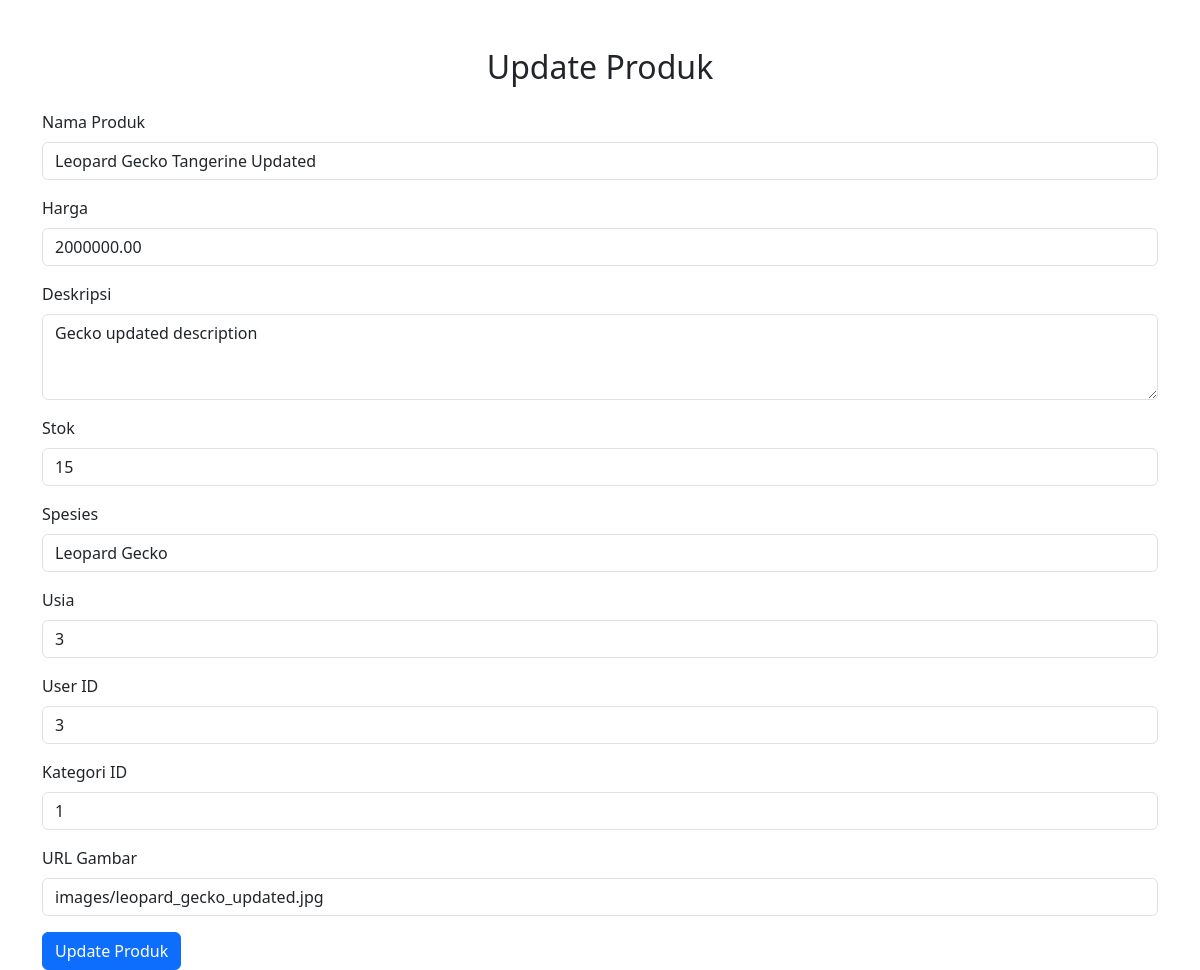
Page /update_product.php?id=7 on the committed database.
### tables this page shows
CREATE TABLE `products` (
  `product_id` int(11) NOT NULL,
  `user_id` int(11) DEFAULT NULL,
  `category_id` int(11) DEFAULT NULL,
  `product_name` varchar(100) NOT NULL,
  `price` decimal(10,2) NOT NULL,
  `description` text DEFAULT NULL,
  `stock` int(11) DEFAULT 0,
  `species` varchar(50) DEFAULT NULL,
  `age` int(11) DEFAULT NULL,
  `image_url` varchar(255) DEFAULT NULL,
  `created_at` timestamp NOT NULL DEFAULT current_timestamp()
);

### update_product.php (the view, shortened to what this page needs)
<?php
include 'database.php';
if ($_SERVER['REQUEST_METHOD'] === 'POST') {
    $product_id = intval($_POST['product_id']);
    $product_name = $_POST['product_name'];
    $price = floatval($_POST['price']);
    $description = $_POST['description'];
    $stock = intval($_POST['stock']);
    $species = $_POST['species'];
    $age = intval($_POST['age']);
    $user_id = intval($_POST['user_id']);
    $category_id = intval($_POST['category_id']);
    $image_url = $_POST['image_url'];
    $query = "UPDATE products SET product_name = ?, price = ?, description = ?, stock = ?, species = ?, age = ?, user_id = ?, category_id = ?, image_url = ? WHERE product_id = ?";
    $stmt = $conn->prepare($query);
    $stmt->bind_param("sdsiisiiii", $product_name, $price, $description, $stock, $species, $age, $user_id, $category_id, $image_url, $product_id);
    if ($stmt->execute()) {
        header("Location: index.php?message=Product updated successfully");
        exit;
    } else {
        echo "Error: " . $conn->error;
    }
} else if (isset($_GET['id'])) {
    $product_id = intval($_GET['id']);
    $query = "SELECT * FROM products WHERE product_id = ?";
    $stmt = $conn->prepare($query);
    $stmt->bind_param("i", $product_id);
    $stmt->execute();
    $result = $stmt->get_result();
    $product = $result->fetch_assoc();
} else {
    echo "Invalid request";
    exit;
}
?>
<!DOCTYPE html>
<html lang="id">
<head>
    <link href="https://cdn.jsdelivr.net/npm/bootstrap@5.3.0/dist/css/bootstrap.min.css" rel="stylesheet">
</head>
<body>
    <div class="container mt-5">
        <h2 class="text-center mb-4">Update Produk</h2>
        <form action="update_product.php" method="post">
            <div class="mb-3">
                <label for="product_name" class="form-label">Nama Produk</label>
                <input type="text" name="product_name" class="form-control" value="<?= $product['product_name'] ?>" required>
            </div>
            <div class="mb-3">
                <label for="price" class="form-label">Harga</label>
                <input type="number" name="price" class="form-control" step="0.01" value="<?= $product['price'] ?>" required>
            </div>
            <div class="mb-3">
                <label for="description" class="form-label">Deskripsi</label>
                <textarea name="description" class="form-control" rows="3" required><?= $product['description'] ?></textarea>
            </div>
            <div class="mb-3">
                <label for="stock" class="form-label">Stok</label>
                <input type="number" name="stock" class="form-control" value="<?= $product['stock'] ?>" required>
            </div>
            <div class="mb-3">
                <label for="species" class="form-label">Spesies</label>
                <input type="text" name="species" class="form-control" value="<?= $product['species'] ?>">
            </div>
            <div class="mb-3">
                <label for="age" class="form-label">Usia</label>
                <input type="number" name="age" class="form-control" value="<?= $product['age'] ?>">
            </div>
            <div class="mb-3">
                <label for="user_id" class="form-label">User ID</label>
                <input type="number" name="user_id" class="form-control" value="<?= $product['user_id'] ?>">
            </div>
            <div class="mb-3">
                <label for="category_id" class="form-label">Kategori ID</label>
                <input type="number" name="category_id" class="form-control" value="<?= $product['category_id'] ?>">
            </div>
            <div class="mb-3">
                <label for="image_url" class="form-label">URL Gambar</label>
                <input type="url" name="image_url" class="form-control" value="<?= $product['image_url'] ?>">
            </div>
            <button type="submit" class="btn btn-primary">Update Produk</button>
        </form>
    </div>
</body>
</html>

### rows in the picture
products: product_name "Leopard Gecko Tangerine Updated", price "2000000.00", description "Gecko updated description", stock "15", species "Leopard Gecko", age "3", user_id "3", category_id "1", image_url "images/leopard_gecko_updated.jpg"
